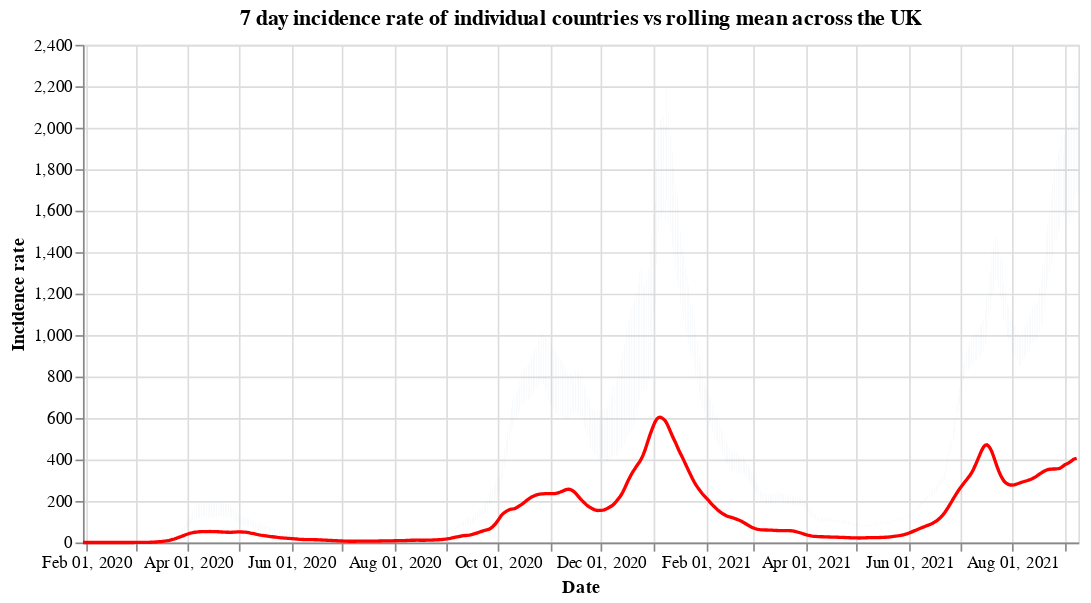

Notebook source saved alongside this figure:
### Code cell
#collapse
countries = uk_cases['areaName'].unique()
countries.sort()

selection = alt.selection_single(
    name='Select',
    fields=['areaName'],
    init={'areaName': 'Wales'},
    bind={'areaName': alt.binding_select(options=countries)}
)

# scatter plot, modify opacity based on selection
bars = alt.Chart(uk_cases).mark_bar().add_selection(
    selection
).encode(
    x=alt.X("yearmonthdate(date):T", axis=alt.Axis(title='Date')),
    y=alt.Y("weeklyCasesRate:Q", axis=alt.Axis(title='Incidence rate')),
    tooltip='weeklyCasesRate:Q',
    opacity=alt.condition(selection, alt.value(1), alt.value(0))
).properties(title=f'7 day incidence rate of individual countries vs rolling mean across the UK', width=600)

line = alt.Chart(overview_cases).mark_line(
    color='red',
    size=2,
).transform_window(
    rolling_mean='mean(weeklyCasesRate)',
    frame=[0, 7]
).encode(
    x='yearmonthdate(date):T',
    y='rolling_mean:Q'
)

alt.layer(bars, line)

### Figure 1 — Vega-Lite specification as saved in the notebook (floating-point values rounded to 4 significant figures; data arrays with more than 128 entries replaced by an {"elided": "..."} marker saying what was removed)
{"config": {"view": {"continuousWidth": 400, "continuousHeight": 300}}, "layer": [{"data": {"name": "data-97e36eda7cf9ab47edd2e2955467cdc2"}, "mark": "bar", "encoding": {"opacity": {"condition": {"value": 1, "selection": "Select"}, "value": 0}, "tooltip": {"type": "quantitative", "field": "weeklyCasesRate"}, "x": {"type": "temporal", "axis": {"title": "Date"}, "field": "date", "timeUnit": "yearmonthdate"}, "y": {"type": "quantitative", "axis": {"title": "Incidence rate"}, "field": "weeklyCasesRate"}}, "selection": {"Select": {"type": "single", "fields": ["areaName"], "init": {"areaName": "Wales"}, "bind": {"areaName": {"input": "select", "options": ["England", "Northern Ireland", "Scotland", "Wales"]}}}}, "title": "7 day incidence rate of individual countries vs rolling mean across the UK", "width": 600}, {"data": {"name": "data-296aa1434a06fdd5171126b0e019fcd9"}, "mark": {"type": "line", "color": "red", "size": 2}, "encoding": {"x": {"type": "temporal", "field": "date", "timeUnit": "yearmonthdate"}, "y": {"type": "quantitative", "field": "rolling_mean"}}, "transform": [{"window": [{"op": "mean", "field": "weeklyCasesRate", "as": "rolling_mean"}], "frame": [0, 7]}]}], "$schema": "https://vega.github.io/schema/vega-lite/v4.8.1.json", "datasets": {"data-97e36eda7cf9ab47edd2e2955467cdc2": {"elided": "2260 records"}, "data-296aa1434a06fdd5171126b0e019fcd9": {"elided": "588 records"}}}
